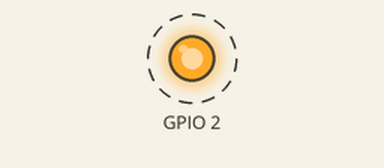
The program below on a simulated ESP8266 (Wemos D1 mini). On the bench: output pins drawn as LEDs (lit = HIGH). Dashed ring = blinking. WiFi joins after 1.5 s; servers stay silent unless stated; what the program prints to the serial monitor is not drawn.

Above: at 2.0 s.
Timing chart, 0 to 6.1 s (numbered marks = the images above):
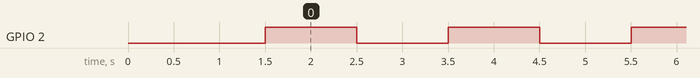

Measured:
- by itself, GPIO 2: alternates HIGH for 1.0 s and LOW for 1.0 s

The program:

main.cpp
```cpp
#include <Arduino.h>

#include <ESP8266WiFi.h>
#include <ESPAsyncTCP.h>
#include <ESPAsyncWebServer.h>
#include <AsyncElegantOTA.h>

const char* ssid = "Aliyu";
const char* password = "macbooker";

AsyncWebServer server(80);

void setup(void) {
  Serial.begin(115200);
  WiFi.mode(WIFI_STA);
  WiFi.begin(ssid, password);
  Serial.println("");

  // Wait for connection
  while (WiFi.status() != WL_CONNECTED) {
    delay(500);
    Serial.print(".");
  }
  Serial.println("");
  Serial.print("Connected to ");
  Serial.println(ssid);
  Serial.print("IP address: ");
  Serial.println(WiFi.localIP());

  server.on("/", HTTP_GET, [](AsyncWebServerRequest *request) {
    request->send(200, "text/plain", "Hi! I am ESP8266.");
  });

  AsyncElegantOTA.begin(&server);    // Start ElegantOTA
  server.begin();
  Serial.println("HTTP server started");
  pinMode(2, OUTPUT);
}

void loop(void) {

  digitalWrite(2,HIGH);
  delay(1000);
  digitalWrite(2,LOW);
  delay(1000);

}
```
